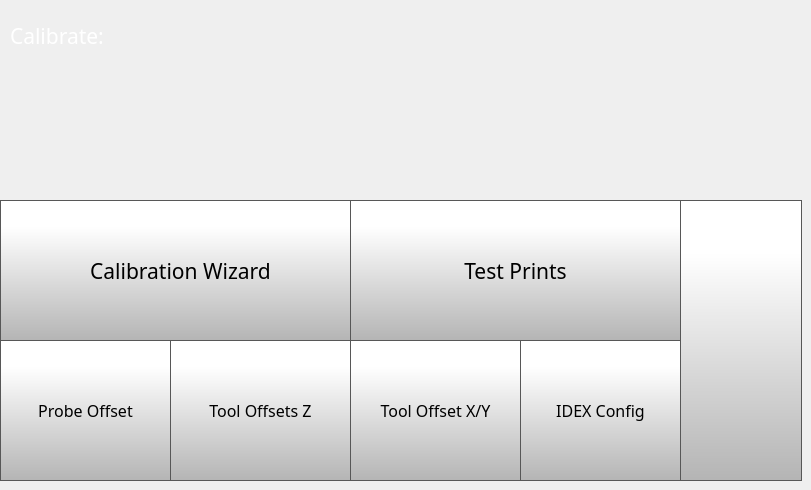
    <widget class="QWidget" name="calibratePage">
     <widget class="QLabel" name="calibrateLabel">
      <property name="geometry">
       <rect>
        <x>10</x>
        <y>20</y>
        <width>231</width>
        <height>31</height>
       </rect>
      </property>
      <property name="font">
       <font>
        <family>Gotham</family>
        <pointsize>16</pointsize>
        <weight>50</weight>
        <bold>false</bold>
       </font>
      </property>
      <property name="styleSheet">
       <string notr="true">color: rgb(255, 255, 255);</string>
      </property>
      <property name="text">
       <string>Calibrate:</string>
      </property>
     </widget>
     <widget class="QPushButton" name="calibrateBackButton">
      <property name="geometry">
       <rect>
        <x>680</x>
        <y>200</y>
        <width>122</width>
        <height>281</height>
       </rect>
      </property>
      <property name="minimumSize">
       <size>
        <width>0</width>
        <height>0</height>
       </size>
      </property>
      <property name="font">
       <font>
        <family>Gotham Light</family>
        <pointsize>16</pointsize>
       </font>
      </property>
      <property name="styleSheet">
       <string notr="true">QPushButton {
     border: 1px solid rgb(87, 87, 87);
	background-color: qlineargradient(spread:pad, x1:0, y1:1, x2:0, y2:0.188, stop:0 rgba(180, 180, 180, 255), stop:1 rgba(255, 255, 255, 255));


}

QPushButton:pressed {
    background-color: qlineargradient(x1: 0, y1: 0, x2: 0, y2: 1,
                                      stop: 0 #dadbde, stop: 1 #f6f7fa);
}

QPushButton:flat {
    border: none; /* no border for a flat push button */
}

QPushButton:default {
    border-color: navy; /* make the default button prominent */
}</string>
      </property>
      <property name="text">
       <string/>
      </property>
      <property name="icon">
       <iconset>
        <normaloff>templates/img/arrows-4.png</normaloff>templates/img/arrows-4.png</iconset>
      </property>
      <property name="iconSize">
       <size>
        <width>70</width>
        <height>70</height>
       </size>
      </property>
      <property name="checkable">
       <bool>false</bool>
      </property>
      <property name="autoDefault">
       <bool>false</bool>
      </property>
      <property name="default">
       <bool>false</bool>
      </property>
      <property name="flat">
       <bool>false</bool>
      </property>
     </widget>
     <widget class="QToolButton" name="calibrationWizardButton">
      <property name="geometry">
       <rect>
        <x>0</x>
        <y>200</y>
        <width>361</width>
        <height>141</height>
       </rect>
      </property>
      <property name="font">
       <font>
        <family>Gotham</family>
        <pointsize>16</pointsize>
       </font>
      </property>
      <property name="styleSheet">
       <string notr="true">QToolButton {
     border: 1px solid rgb(87, 87, 87);
	background-color: qlineargradient(spread:pad, x1:0, y1:1, x2:0, y2:0.188, stop:0 rgba(180, 180, 180, 255), stop:1 rgba(255, 255, 255, 255));


}

QToolButton:pressed {
    background-color: qlineargradient(x1: 0, y1: 0, x2: 0, y2: 1,
                                      stop: 0 #dadbde, stop: 1 #f6f7fa);
}

QToolButton:flat {
    border: none; /* no border for a flat push button */
}

QToolButton:default {
    border-color: navy; /* make the default button prominent */
}

QToolButton:focus {
	outline: none;
}</string>
      </property>
      <property name="text">
       <string>Calibration Wizard</string>
      </property>
      <property name="icon">
       <iconset>
        <normaloff>templates/img/magic-wand.png</normaloff>templates/img/magic-wand.png</iconset>
      </property>
      <property name="iconSize">
       <size>
        <width>70</width>
        <height>70</height>
       </size>
      </property>
      <property name="toolButtonStyle">
       <enum>Qt::ToolButtonTextUnderIcon</enum>
      </property>
     </widget>
     <widget class="QToolButton" name="toolOffsetXYButton">
      <property name="geometry">
       <rect>
        <x>350</x>
        <y>340</y>
        <width>171</width>
        <height>141</height>
       </rect>
      </property>
      <property name="font">
       <font>
        <family>Gotham</family>
        <pointsize>12</pointsize>
       </font>
      </property>
      <property name="styleSheet">
       <string notr="true">QToolButton {

     border: 1px solid rgb(87, 87, 87);
	background-color: qlineargradient(spread:pad, x1:0, y1:1, x2:0, y2:0.188, stop:0 rgba(180, 180, 180, 255), stop:1 rgba(255, 255, 255, 255));



}

QToolButton:pressed {
    background-color: qlineargradient(x1: 0, y1: 0, x2: 0, y2: 1,
                                      stop: 0 #dadbde, stop: 1 #f6f7fa);
}

QToolButton:flat {
    border: none; /* no border for a flat push button */
}

QToolButton:default {
    border-color: navy; /* make the default button prominent */
}

QToolButton:focus {
	outline: none;
}</string>
      </property>
      <property name="text">
       <string>Tool Offset X/Y</string>
      </property>
      <property name="icon">
       <iconset>
        <normaloff>templates/img/Tool Offset Icon.png</normaloff>templates/img/Tool Offset Icon.png</iconset>
      </property>
      <property name="iconSize">
       <size>
        <width>70</width>
        <height>70</height>
       </size>
      </property>
      <property name="toolButtonStyle">
       <enum>Qt::ToolButtonTextUnderIcon</enum>
      </property>
     </widget>
     <widget class="QToolButton" name="nozzleOffsetButton">
      <property name="geometry">
       <rect>
        <x>0</x>
        <y>340</y>
        <width>171</width>
        <height>141</height>
       </rect>
      </property>
      <property name="font">
       <font>
        <family>Gotham</family>
        <pointsize>12</pointsize>
       </font>
      </property>
      <property name="styleSheet">
       <string notr="true">QToolButton {

     border: 1px solid rgb(87, 87, 87);
	background-color: qlineargradient(spread:pad, x1:0, y1:1, x2:0, y2:0.188, stop:0 rgba(180, 180, 180, 255), stop:1 rgba(255, 255, 255, 255));



}

QToolButton:pressed {
    background-color: qlineargradient(x1: 0, y1: 0, x2: 0, y2: 1,
                                      stop: 0 #dadbde, stop: 1 #f6f7fa);
}

QToolButton:flat {
    border: none; /* no border for a flat push button */
}

QToolButton:default {
    border-color: navy; /* make the default button prominent */
}

QToolButton:focus {
	outline: none;
}</string>
      </property>
      <property name="text">
       <string>Probe Offset</string>
      </property>
      <property name="icon">
       <iconset>
        <normaloff>templates/img/Nozzle Offset Icon.png</normaloff>templates/img/Nozzle Offset Icon.png</iconset>
      </property>
      <property name="iconSize">
       <size>
        <width>70</width>
        <height>70</height>
       </size>
      </property>
      <property name="toolButtonStyle">
       <enum>Qt::ToolButtonTextUnderIcon</enum>
      </property>
     </widget>
     <widget class="QToolButton" name="toolOffsetZButton">
      <property name="geometry">
       <rect>
        <x>170</x>
        <y>340</y>
        <width>181</width>
        <height>141</height>
       </rect>
      </property>
      <property name="font">
       <font>
        <family>Gotham</family>
        <pointsize>12</pointsize>
       </font>
      </property>
      <property name="styleSheet">
       <string notr="true">QToolButton {

     border: 1px solid rgb(87, 87, 87);
	background-color: qlineargradient(spread:pad, x1:0, y1:1, x2:0, y2:0.188, stop:0 rgba(180, 180, 180, 255), stop:1 rgba(255, 255, 255, 255));



}

QToolButton:pressed {
    background-color: qlineargradient(x1: 0, y1: 0, x2: 0, y2: 1,
                                      stop: 0 #dadbde, stop: 1 #f6f7fa);
}

QToolButton:flat {
    border: none; /* no border for a flat push button */
}

QToolButton:default {
    border-color: navy; /* make the default button prominent */
}

QToolButton:focus {
	outline: none;
}</string>
      </property>
      <property name="text">
       <string>Tool Offsets Z</string>
      </property>
      <property name="icon">
       <iconset>
        <normaloff>templates/img/Tool Z Offset Icon.png</normaloff>templates/img/Tool Z Offset Icon.png</iconset>
      </property>
      <property name="iconSize">
       <size>
        <width>70</width>
        <height>70</height>
       </size>
      </property>
      <property name="toolButtonStyle">
       <enum>Qt::ToolButtonTextUnderIcon</enum>
      </property>
     </widget>
     <widget class="QToolButton" name="testPrintsButton">
      <property name="geometry">
       <rect>
        <x>350</x>
        <y>200</y>
        <width>331</width>
        <height>141</height>
       </rect>
      </property>
      <property name="font">
       <font>
        <family>Gotham</family>
        <pointsize>16</pointsize>
       </font>
      </property>
      <property name="styleSheet">
       <string notr="true">QToolButton {
     border: 1px solid rgb(87, 87, 87);
	background-color: qlineargradient(spread:pad, x1:0, y1:1, x2:0, y2:0.188, stop:0 rgba(180, 180, 180, 255), stop:1 rgba(255, 255, 255, 255));


}

QToolButton:pressed {
    background-color: qlineargradient(x1: 0, y1: 0, x2: 0, y2: 1,
                                      stop: 0 #dadbde, stop: 1 #f6f7fa);
}

QToolButton:flat {
    border: none; /* no border for a flat push button */
}

QToolButton:default {
    border-color: navy; /* make the default button prominent */
}

QToolButton:focus {
	outline: none;
}</string>
      </property>
      <property name="text">
       <string>Test Prints</string>
      </property>
      <property name="icon">
       <iconset>
        <normaloff>templates/img/3d-printing.png</normaloff>templates/img/3d-printing.png</iconset>
      </property>
      <property name="iconSize">
       <size>
        <width>70</width>
        <height>70</height>
       </size>
      </property>
      <property name="toolButtonStyle">
       <enum>Qt::ToolButtonTextUnderIcon</enum>
      </property>
     </widget>
     <widget class="QToolButton" name="idexCalibrationWizardButton">
      <property name="geometry">
       <rect>
        <x>520</x>
        <y>340</y>
        <width>161</width>
        <height>141</height>
       </rect>
      </property>
      <property name="font">
       <font>
        <family>Gotham</family>
        <pointsize>12</pointsize>
       </font>
      </property>
      <property name="styleSheet">
       <string notr="true">QToolButton {

     border: 1px solid rgb(87, 87, 87);
	background-color: qlineargradient(spread:pad, x1:0, y1:1, x2:0, y2:0.188, stop:0 rgba(180, 180, 180, 255), stop:1 rgba(255, 255, 255, 255));



}

QToolButton:pressed {
    background-color: qlineargradient(x1: 0, y1: 0, x2: 0, y2: 1,
                                      stop: 0 #dadbde, stop: 1 #f6f7fa);
}

QToolButton:flat {
    border: none; /* no border for a flat push button */
}

QToolButton:default {
    border-color: navy; /* make the default button prominent */
}

QToolButton:focus {
	outline: none;
}</string>
      </property>
      <property name="text">
       <string>IDEX Config</string>
      </property>
      <property name="icon">
       <iconset>
        <normaloff>templates/img/IDEX.png</normaloff>templates/img/IDEX.png</iconset>
      </property>
      <property name="iconSize">
       <size>
        <width>70</width>
        <height>70</height>
       </size>
      </property>
      <property name="toolButtonStyle">
       <enum>Qt::ToolButtonTextUnderIcon</enum>
      </property>
     </widget>
    </widget>
